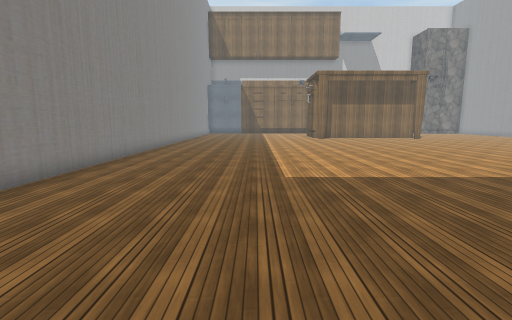
view 1 (above)

19 first-person views from a walk through a 3-D level made in the Unity game engine. The camera is 1.5 m above the floor, tilts 8° down and sees 85° across. The floor is counted in squares, 1 m on a side. Each view is taken from the middle of a square. On the plan, view 1 faces up. The plan holds only what a view shows up to about 14 squares ahead; the rest is blank. Some surface patterns are stand-ins.

view 2
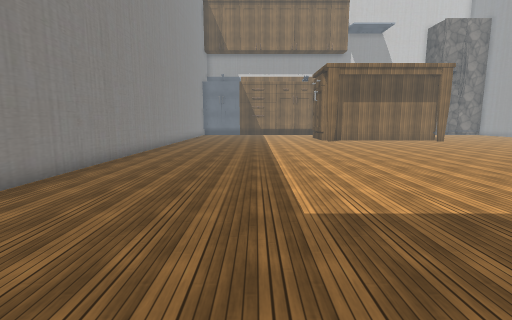

view 3
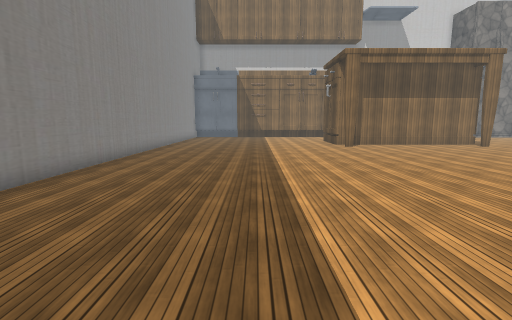

view 4
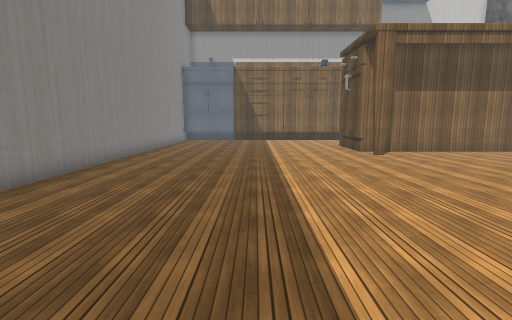

view 5
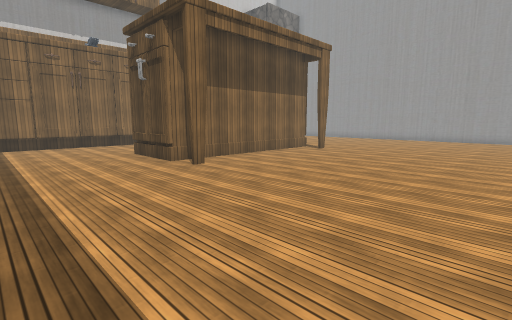

view 6
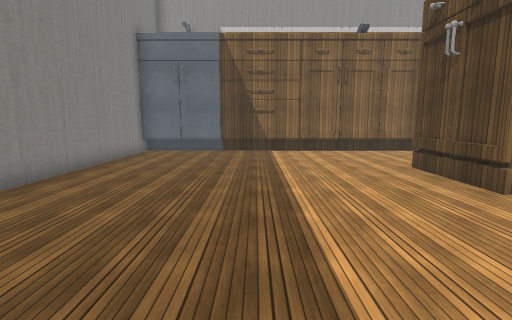

view 7
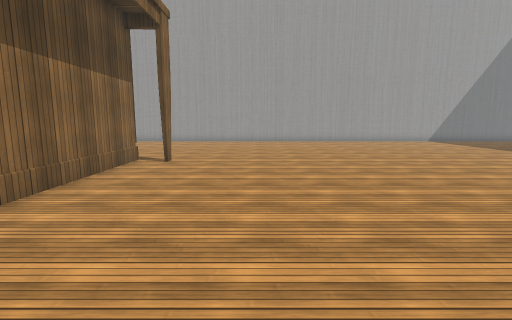

view 8
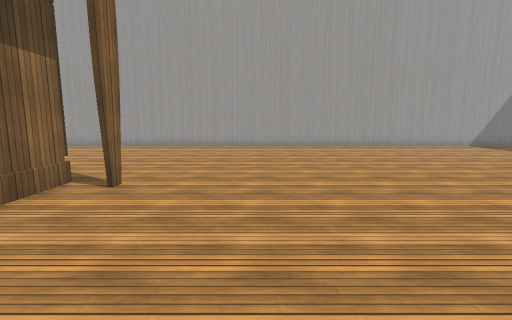

view 9
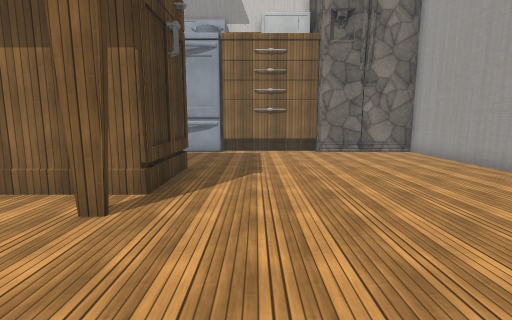

view 10
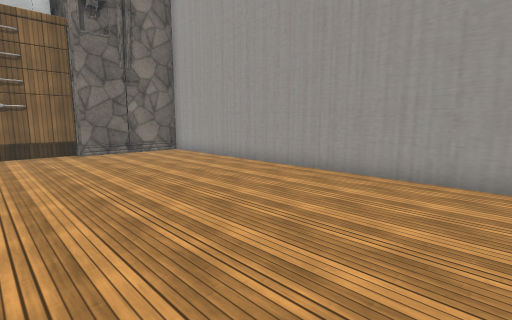

view 11
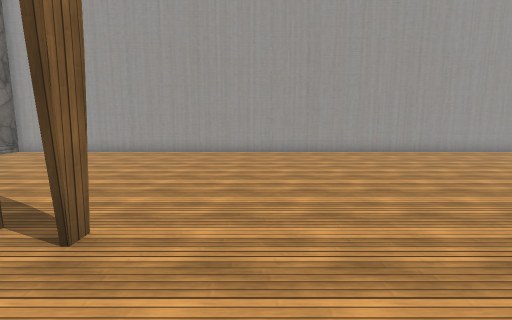

view 12
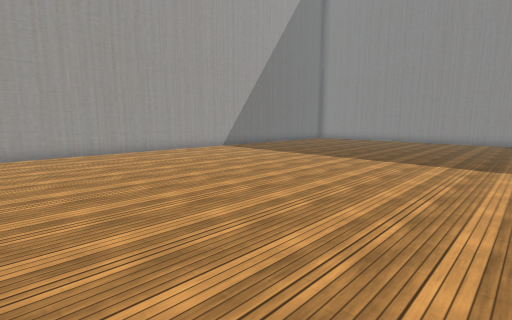

view 13
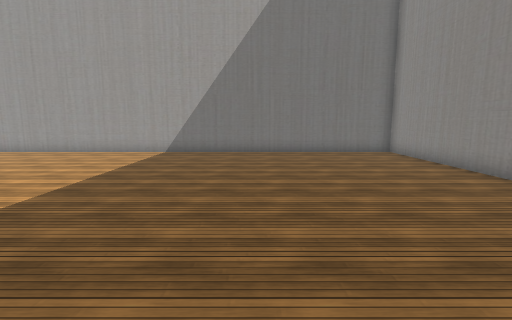

view 14
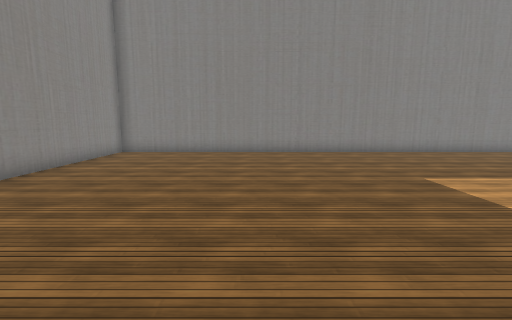

view 15
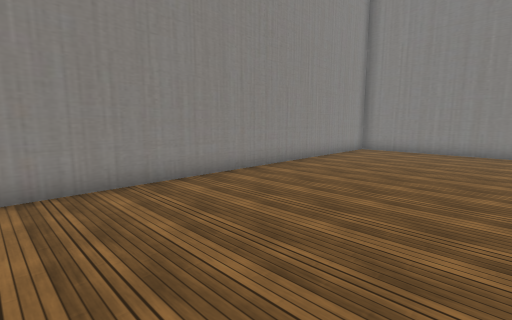

view 16
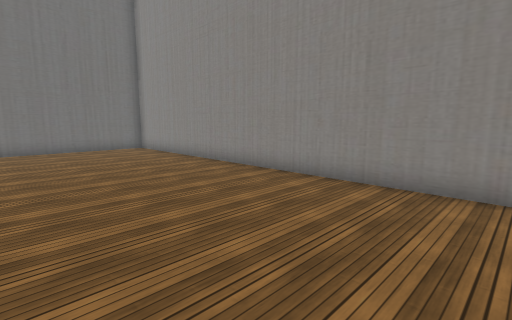

view 17
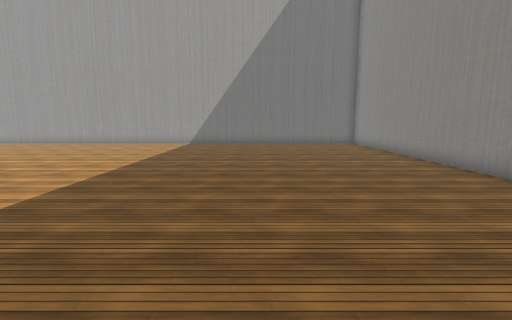

view 18
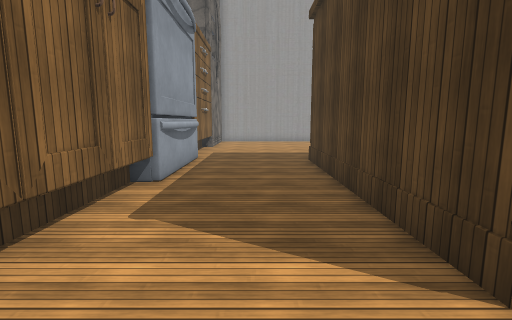

view 19
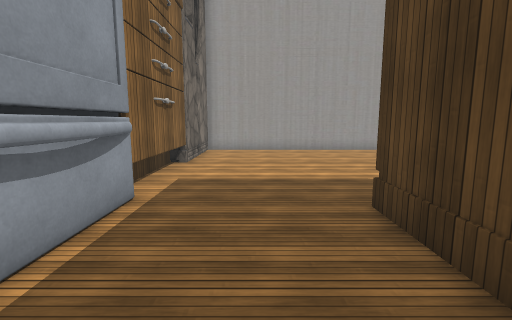

### Floor plan
Points are (right, up) in squares from view 1. A wall is a line through its corners. A room is listed if a view was taken in it or the views show most of it. See-through windows are left out.
Room 1 (views 1, 2, 3, 4, 5, 6, 7, 8, 9, 10, 11, 12, 13, 14, 15, 16, 17, 18, 19)
walls: (13.7, 27.4) (13.7, 24.6) (5.1, 24.6) (5.1, 27.9) (13.8, 27.9) (13.8, 24.6); (-5.5, 32.8) (-5.5, -3.5) (23.5, -3.5) (23.5, 32.5) (19, 32.5) (19, 33.1)
objects: other object (-5, 33) to (-3, 33); cabinet (-1, 33) to (1, 33); cabinet (3, 33) to (5, 33); cabinet (7, 33) to (10, 33); other object (10, 32) to (14, 33); other object (14, 33) to (18, 33)

Where each view was taken, in squares from view 1:
view 1: 0 up, 0 right, facing up
view 2: 3 up, 0 right, facing up
view 3: 7 up, 0 right, facing up
view 4: 11 up, 0 right, facing up
view 5: 15 up, 0 right, facing up-right
view 6: 19 up, 0 right, facing up
view 7: 20 up, 3 right, facing right
view 8: 20 up, 7 right, facing right
view 9: 19 up, 16 right, facing up
view 10: 19 up, 16 right, facing up-right
view 11: 21 up, 10 right, facing right
view 12: 18 up, 10 right, facing down-right
view 13: 3 up, 10 right, facing right
view 14: 3 up, 8 right, facing left
view 15: 3 up, 9 right, facing down-left
view 16: 3 up, 8 right, facing down-right
view 17: 3 up, 5 right, facing right
view 18: 30 up, 3 right, facing right
view 19: 30 up, 9 right, facing right
